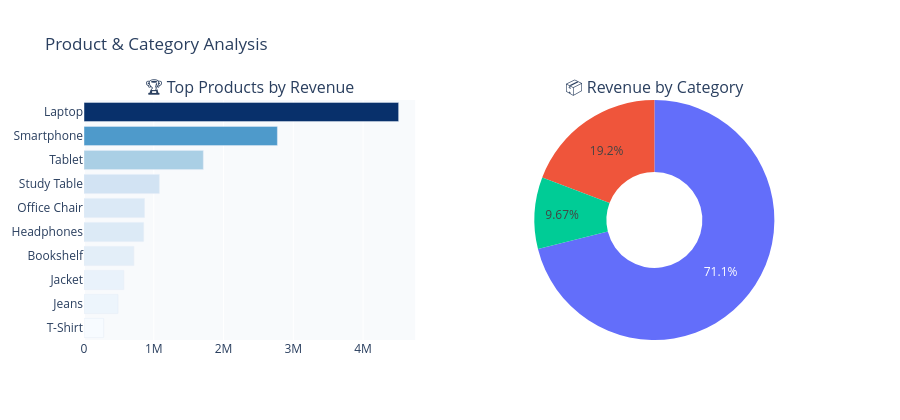

Notebook code cell kept with this figure:
### Markdown cell above
## 🏆 Step 6 — Top Products & Category Breakdown

### Code cell
# Side by side: Top Products Bar + Category Pie
fig2 = make_subplots(
    rows=1, cols=2,
    subplot_titles=('🏆 Top Products by Revenue', '📦 Revenue by Category'),
    specs=[[{'type': 'bar'}, {'type': 'pie'}]]
)

prod = df.groupby('Product')['Total_Sales'].sum().sort_values(ascending=True).reset_index()
fig2.add_trace(go.Bar(
    x=prod['Total_Sales'], y=prod['Product'],
    orientation='h',
    marker=dict(color=prod['Total_Sales'], colorscale='Blues'),
    name='Revenue'
), row=1, col=1)

cat = df.groupby('Category')['Total_Sales'].sum().reset_index()
fig2.add_trace(go.Pie(
    labels=cat['Category'], values=cat['Total_Sales'],
    hole=0.4, name='Category'
), row=1, col=2)

fig2.update_layout(
    height=420, paper_bgcolor='white',
    plot_bgcolor='#f8fafc', showlegend=False,
    title_text='Product & Category Analysis'
)
fig2.show()

### Figure 1 — Plotly figure (JSON) as saved in the notebook; plotly's stock layout.template omitted (floating-point values rounded to 4 significant figures)
{"data": [{"marker": {"color": [281935, 487125, 569772, 715000, 854715, 867000, 1080000, 1710000, 2772000, 4510000], "colorscale": [[0, "rgb(247,251,255)"], [0.125, "rgb(222,235,247)"], [0.25, "rgb(198,219,239)"], [0.375, "rgb(158,202,225)"], [0.5, "rgb(107,174,214)"], [0.625, "rgb(66,146,198)"], [0.75, "rgb(33,113,181)"], [0.875, "rgb(8,81,156)"], [1, "rgb(8,48,107)"]]}, "name": "Revenue", "orientation": "h", "type": "bar", "x": [281935, 487125, 569772, 715000, 854715, 867000, 1080000, 1710000, 2772000, 4510000], "xaxis": "x", "y": ["T-Shirt", "Jeans", "Jacket", "Bookshelf", "Headphones", "Office Chair", "Study Table", "Tablet", "Smartphone", "Laptop"], "yaxis": "y"}, {"domain": {"x": [0.55, 1], "y": [0, 1]}, "hole": 0.4, "labels": ["Clothing", "Electronics", "Furniture"], "name": "Category", "type": "pie", "values": [1338832, 9846715, 2662000]}], "layout": {"annotations": [{"font": {"size": 16}, "showarrow": false, "text": "🏆 Top Products by Revenue", "x": 0.225, "xanchor": "center", "xref": "paper", "y": 1, "yanchor": "bottom", "yref": "paper"}, {"font": {"size": 16}, "showarrow": false, "text": "📦 Revenue by Category", "x": 0.775, "xanchor": "center", "xref": "paper", "y": 1, "yanchor": "bottom", "yref": "paper"}], "height": 420, "paper_bgcolor": "white", "plot_bgcolor": "#f8fafc", "showlegend": false, "title": {"text": "Product & Category Analysis"}, "xaxis": {"anchor": "y", "domain": [0, 0.45]}, "yaxis": {"anchor": "x", "domain": [0, 1]}}}
